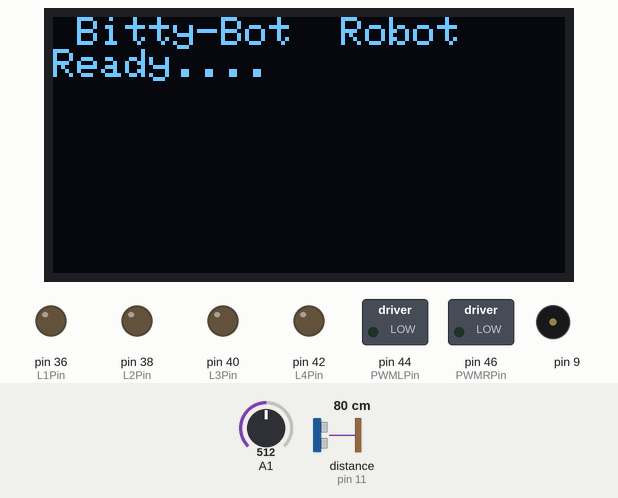
Simulated run of this sketch. Board: Arduino Mega 2560, built with avr-gcc and run on an emulated ATmega2560. On the bench: 128×64 one-colour display, switched loads named in the sketch (green lamp = pin HIGH), output pins drawn as LEDs (lit = HIGH), buzzer (waves = sounding). Inputs (shaded band) come from the test bench; at power-on: A1 = 512, distance to the obstacle (sensor on pin 11) 80 cm. The echo pulse lasts 58.3 µs per cm; what the sketch prints to the serial monitor is not drawn.

Above: at 2.1 s.
At 5.7 s:
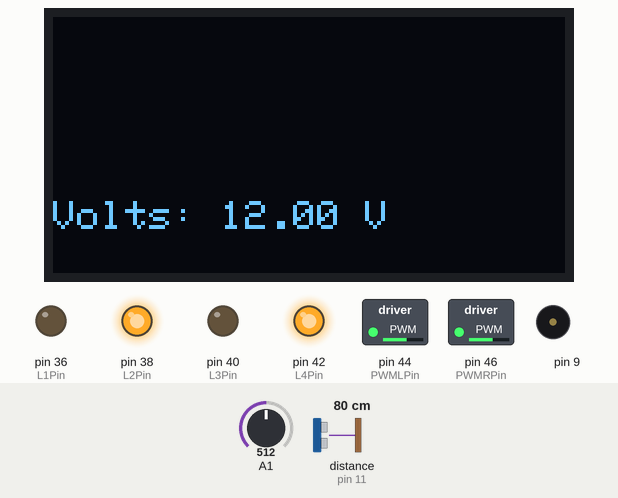
5.8 s: A1 set to 550
At 10.7 s:
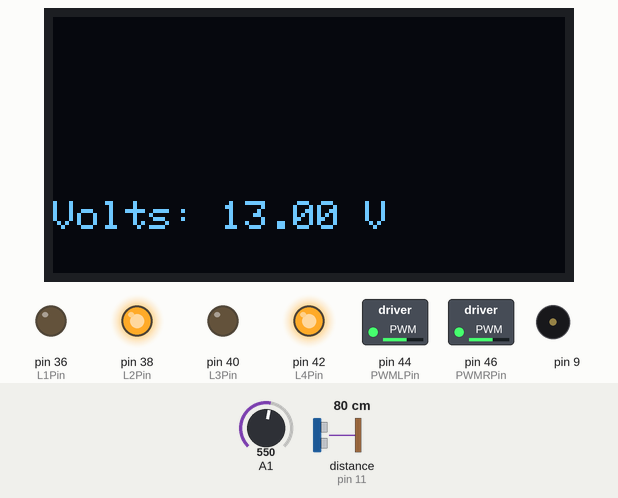
12.1 s: distance to the obstacle (sensor on pin 11) set to 70 cm
At 14.3 s:
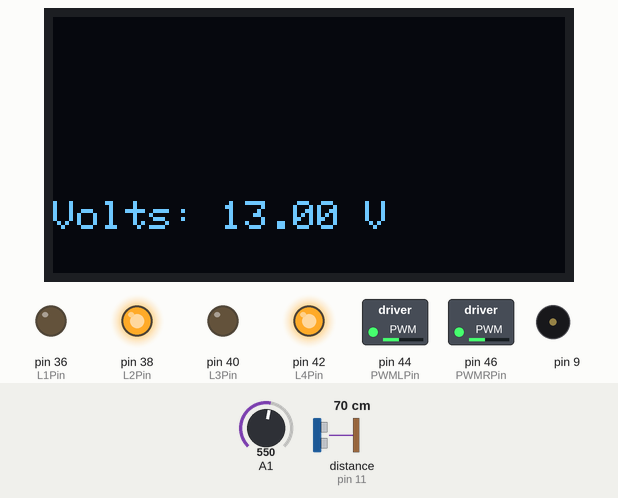
18.4 s: distance to the obstacle (sensor on pin 11) set to 9 cm
21.1 s: distance to the obstacle (sensor on pin 11) set to 6 cm
At 24.4 s:
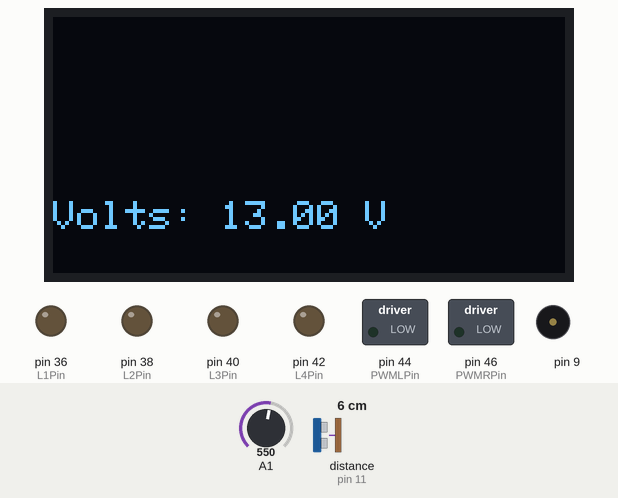
26.8 s: A1 set to 716
31.3 s: A1 set to 900
At 36.2 s:
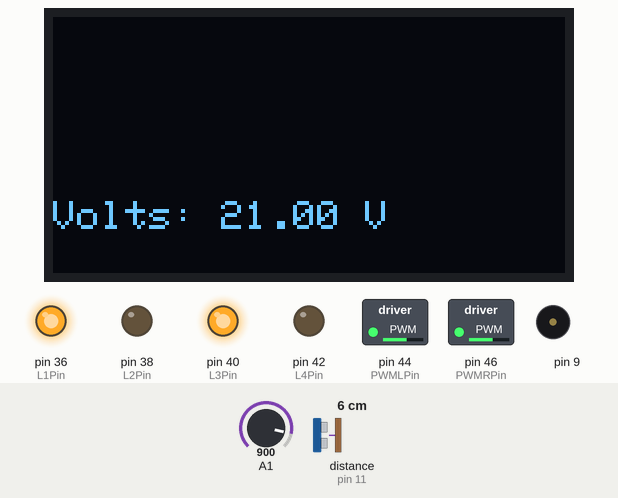
Timing chart, 0 to 36.7 s (numbered marks = the images above; inputs shaded):
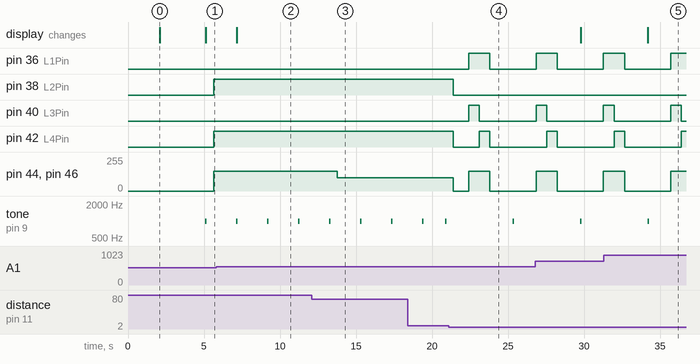

Measured:
- the behaviour switches between 531 and 532 on A1 (found by bisection; images 1 and 2)
- the behaviour switches between 76 and 75 cm on distance to the obstacle (sensor on pin 11) (found by bisection; images 2 and 3)
- the behaviour switches between 8 and 7 cm on distance to the obstacle (sensor on pin 11) (found by bisection; images 3 and 4)
- after the input at 5.8 s, the display: changes after 1.4 s (image 2)
- after the input at 12.1 s, pin 44 (PWMLPin), pin 46 (PWMRPin): 150/255 → 100/255 after 1.7 s
- after the input at 21.1 s, pin 36 (L1Pin): LOW → HIGH after 1.3 s, → LOW 1.4 s later; pin 38 (L2Pin): HIGH → LOW after 0.30 s
- after the input at 31.3 s, the display: changes after 2.9 s (image 5)
- by itself, tone on pin 9: alternates 1000 Hz for 0.10 s and silent for 1.9 s

The sketch:

ultrasonic.ino
```cpp
// Motor Controls Link to Original Article
// Automation Technology Club
// Motor Controls
// Free to use as you see if - Pin Numbering by Grand Poobah
// Subroutines Aug 18 - LeRoy Miller
// additions will be added for speed correction of wheels

//Aug 22 2015 - added ultrasonic sensor using NewPing Library https://code.google.com/p/arduino-new-ping/

#include <NewPing.h>

const int PWMLPin = 44; //	Enable PWM Left Motor
const int PWMRPin = 46; //	Enable PWM Right Motor
const int L1Pin = 36; // 	L1 = Left Motor Lead 1
const int L2Pin = 38; // 	L2 = Left Motor Lead 2
const int L3Pin = 40; // 	L3 = Right Motor Lead 1
const int L4Pin = 42; // 	L4 = Right Motor Lead 2
const int LEDPin = 13; // LED
const int MaxSpeed = 255; //not yet used, this will be the max speed your motors can drive at (max PWM) and will be used to help correct for differences in motors
const int CorrectLeft = 0; //to be added later, this will attempt to correct for any motor differances in going forward/backward
const int CorrectRight = 0; //to be added later, this will attempt to correct for any motor differances in going forward/backward
int speed;

/* FUNCTION CALL USES
lefttight();  //turn in place to the left
righttight(); //turn in place to the right
left();   //turn left going forward
leftb();  //turn left going backward
allstop(); //stop all motors and pwm, small delay for everything to catch up
right(); //turn right going forward
rightb(); //turn right going backward
forward(); //move the robot forward
backward(); // move the robot backward
circleleft(100); //make a left hand circle X number of times
circleright(100); //make a right hand circle  X number of times
*/

//Sept 8 - Added Voltage Sensor with Shut off at 6.2volts

int val11; //for voltage sensor
int val2; //for voltage sensor
float volts; //for voltage sensor

//Sept 8 - Added OLED Screen for Display information
//Needed for OLED
#include <SPI.h>
#include <Wire.h>
#include <Adafruit_GFX.h>
#include <Adafruit_SSD1306.h>

#define OLED_RESET 4
Adafruit_SSD1306 display(OLED_RESET);

#define TRIGGER_PIN 12 //Arduino Pin Tied to Trigger Pin on the ultrasonic sensor
#define ECHO_PIN 11 //Arduino Pin Tied to echo pin on the ultrasonic sensor
#define MAX_DISTANCE 200 //Maximum distance we want to ping for (in centimeters).  Maximum sensor distance is rated at 400 - 500cm

NewPing sonar(TRIGGER_PIN, ECHO_PIN, MAX_DISTANCE);

//Bitty Bot will drive forward until something gets in it way - slowing down as it gets close to an object at aproxmately 2 inches it will then backup, turn to the left, and try to move forward again.

void setup()
{

pinMode (L1Pin, OUTPUT);
pinMode (L2Pin, OUTPUT);
pinMode (L3Pin, OUTPUT);
pinMode (L4Pin, OUTPUT);
pinMode (PWMLPin, OUTPUT);
pinMode (PWMRPin, OUTPUT);

display.begin(SSD1306_SWITCHCAPVCC, 0x3C);
display.clearDisplay();
display.setTextSize(1);
display.setTextColor(WHITE);
display.setCursor(0,0);
display.println(" Bitty-Bot  Robot");
display.println("Startup...");
display.display();
delay(2000);
//display.clearDisplay();
display.setCursor(0,8);
display.setTextColor(BLACK);
display.println("Startup...");
display.setCursor(0,8);
display.setTextColor(WHITE);
display.println("Ready....");
display.display();
delay(2000);
display.clearDisplay();
Serial.begin(9600);

}

void loop()
{

display.setTextColor(BLACK);
display.setCursor(0,46);
display.print("Volts: ");
display.print(volts);
display.print(" V");
volts = checkvoltage();
display.setTextColor(WHITE);
display.setCursor(0,46);
display.print("Volts: ");
display.print(volts);
display.print(" V");
display.display();

speed = 150; // fastest I want Bitty Bot to go
  delay(500);
  unsigned int uS = sonar.ping();
  unsigned int sI = (uS / US_ROUNDTRIP_IN);

  if (sI >= 30) {
    forward();
    delay(500);
  }

  if (sI > 20 && sI <= 29) {
    speed = 100;
    forward();
    delay(500);
  }

  if (sI > 3 && sI <= 19) {
    speed = 65;
    forward();
    delay(500);
  }

  if (sI <=2) {
    allstop();
    delay(500);
    speed = 150;
    backward();
    delay(700);
    lefttight();
    delay(700);
    allstop();
  }
}

void lefttight() {
	digitalWrite (L1Pin, 1);
	digitalWrite (L2Pin, 0);
	analogWrite (PWMLPin, speed);
	digitalWrite (L3Pin, 0);
	digitalWrite (L4Pin, 1);
	analogWrite (PWMRPin, speed);
}

void left() {
	digitalWrite (L1Pin, 0);
	digitalWrite (L2Pin, 0);
	digitalWrite (L3Pin, 0);
	digitalWrite (L4Pin, 1);
	analogWrite(PWMLPin, 0);
	analogWrite(PWMRPin, speed);

}

void right() {
	digitalWrite (L1Pin, 0);
	digitalWrite (L2Pin, 1);
	digitalWrite (L3Pin, 0);
	digitalWrite (L4Pin, 0);
	analogWrite(PWMLPin, speed);
	analogWrite(PWMRPin, 0);
}

void leftb() {
	digitalWrite (L1Pin, 0);
	digitalWrite (L2Pin, 0);
	digitalWrite (L3Pin, 1);
	digitalWrite (L4Pin, 0);
	analogWrite(PWMLPin, 0);
	analogWrite(PWMRPin, speed);
}

void rightb() {
	digitalWrite (L1Pin, 1);
	digitalWrite (L2Pin, 0);
	digitalWrite (L3Pin, 0);
	digitalWrite (L4Pin, 0);
	analogWrite(PWMLPin, speed);
	analogWrite(PWMRPin, 0);
}
int righttight() {
	digitalWrite(L1Pin, 0);
	digitalWrite(L2Pin, 1);
	analogWrite (PWMLPin, speed);
	digitalWrite(L3Pin, 1);
	digitalWrite(L4Pin, 0);
	analogWrite(PWMRPin, speed);
}

int backward() {
	digitalWrite(L1Pin, 1);
	digitalWrite(L2Pin, 0);
	digitalWrite(L3Pin, 1);
	digitalWrite(L4Pin, 0);
	analogWrite(PWMLPin, speed);
	analogWrite(PWMRPin, speed);
}

int forward() {
	digitalWrite(L1Pin, 0);
	digitalWrite(L2Pin, 1);
	digitalWrite(L3Pin, 0);
	digitalWrite(L4Pin, 1);
	analogWrite(PWMLPin, speed);
	analogWrite(PWMRPin, speed);

}

int allstop() {
	digitalWrite(L1Pin, 0);
	digitalWrite(L2Pin, 0);
	digitalWrite(L3Pin, 0);
	digitalWrite(L4Pin, 0);
	analogWrite(PWMLPin, 0);
	analogWrite(PWMRPin, 0);
delay(500);

}

int circleleft(int count) {
	for (int i=0; i<=count; i++) {
		left();
	delay(250);
	}
	allstop();
}

int circleright(int count) {
	for (int i=0; i<=count; i++) {
		right();
		delay(250);
	}
	allstop();
}

int checkvoltage() {
float temp;
val11=analogRead(1);
temp=(val11/4.092)/10;
val11=(int)temp * 10;//
val2=((val11%100)/10);
Serial.print("Raw Reading: ");
Serial.println(temp);
Serial.println("Corrected Reading: ");
Serial.println(val2);
delay(1000);

if (temp <= 7.5 || temp >=7.1) {
	Serial.println("Very Low Voltage");
	tone(9, 1000, 100);
}

if (temp <= 7.00) {
	Serial.println("Voltage Crital");
	sos();
}
return (temp);
}

int sos() {

	for (int xx=0; xx<3; xx++) {
		tone(9, 440, 100);
		delay(200);
		noTone(9);
	}
	for (int xx=0; xx<3; xx++){
		tone(9, 440, 300);
		delay(400);
		noTone(9);
	}
	for (int xx=0; xx<3; xx++) {
		tone(9, 440, 100);
		delay(200);
		noTone(9);
	}
	delay(1000);
	sos();
}
```
